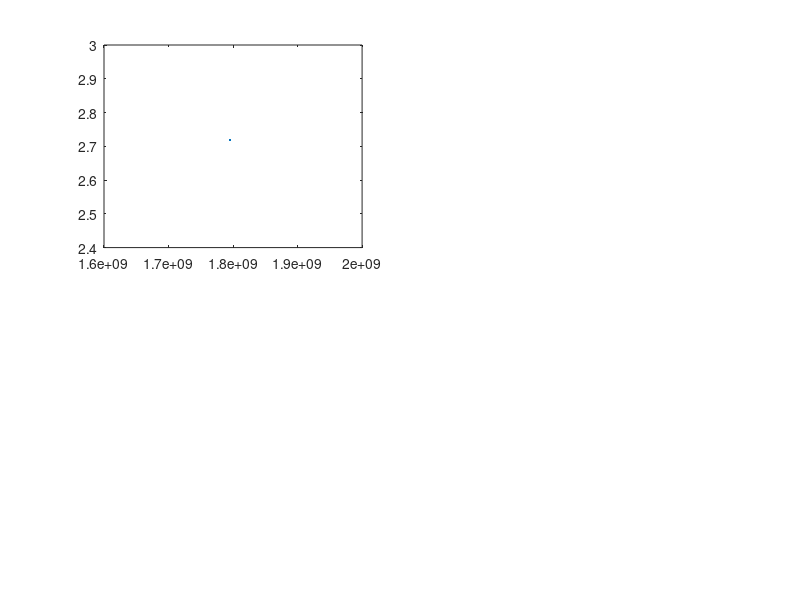

Source code (MATLAB): (Note: this script raises an error after producing the figure.)
%P9_3   Plots of Problem 9.3.

% L. Villani, G. Oriolo, B. Siciliano
% February 2009

hold off
clf

% position error in the base frame
  subplot(2,2,1)
  plot(time, e);
  axis([0 t_d -6e-2 6e-2]);
  %set(gca,'fontname','Times','fontsize',12,'fontweight','normal');
  xlabel('[s]');
  ylabel('[m]');
  title('pos error');
  pt(1) = text(1.5, 0.042,'x');
  pt(2) = text(1.5, -0.026,'y');

% contact force in the base frame
  subplot(2,2,2)
  plot(time, f_e);
  axis([0 t_d -550 550]);
  %set(gca,'fontname','Times','fontsize',12,'fontweight','normal');
  xlabel('[s]');
  ylabel('[N]');
  title('force');
  pt(3) = text(1.5, 235,'x');
  pt(4) = text(1.5, -100,'y');


% position error in the rotated base frame
  ec = e*R_c;
  subplot(2,2,3)
  plot(time, ec);
  axis([0 t_d -6e-2 6e-2]);
  set(gca,'fontname','Times','fontsize',12,'fontweight','normal');
  xlabel('[s]');
  ylabel('[m]');
  title('pos error');
  pt(5) = text(1.5, 0.007,'x_c');
  pt(6) = text(1.5, -0.043,'y_c');

% contact force in the rotated base frame
  f_ec = f_e*R_c;
  subplot(2,2,4)
  plot(time, f_ec);
  axis([0 t_d -550 550]);
  %set(gca,'fontname','Times','fontsize',12,'fontweight','normal');
  xlabel('[s]');
  ylabel('[N]');
  title('force');
  pt(7) = text(1.5, 60,'x_c');
  pt(8) = text(1.5, -170,'y_c');
  

   %for i=1:8,
   %    set(pt(i),'fontname','Times','fontsize',12,'fontweight','normal');
   %end